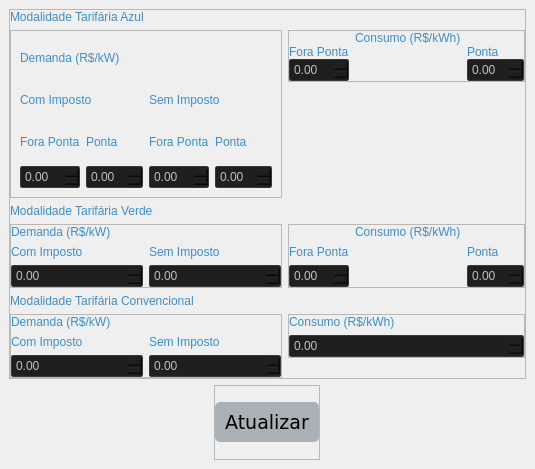
            <widget class="QWidget" name="page_1_Registrar_Tarifas">
             <property name="styleSheet">
              <string notr="true">QLabel {
    qproperty-alignment: AlignCenter;
	color: #3d8ec9;
	font: 77 14px &quot;Verdana&quot;;
}

QDoubleSpinBox
{
    selection-background-color: #302F2F;
    background-color: #201F1F;
    border-style: solid;
    border: 1px solid #3A3939;
    border-radius: 2px;
    padding: 2px;
	color: silver;
}

QComboBox
{
    selection-background-color: #302F2F;
    background-color: #201F1F;
    border-style: solid;
    border: 1px solid #3A3939;
    border-radius: 2px;
    padding: 2px;
	color: silver;
}</string>
             </property>
             <layout class="QVBoxLayout" name="verticalLayout_10">
              <property name="spacing">
               <number>6</number>
              </property>
              <property name="leftMargin">
               <number>9</number>
              </property>
              <property name="topMargin">
               <number>9</number>
              </property>
              <property name="rightMargin">
               <number>9</number>
              </property>
              <property name="bottomMargin">
               <number>9</number>
              </property>
              <item>
               <widget class="QFrame" name="frame_16">
                <property name="sizePolicy">
                 <sizepolicy hsizetype="Preferred" vsizetype="Expanding">
                  <horstretch>0</horstretch>
                  <verstretch>0</verstretch>
                 </sizepolicy>
                </property>
                <property name="frameShape">
                 <enum>QFrame::StyledPanel</enum>
                </property>
                <property name="frameShadow">
                 <enum>QFrame::Raised</enum>
                </property>
                <layout class="QGridLayout" name="gridLayout_3">
                 <property name="leftMargin">
                  <number>0</number>
                 </property>
                 <property name="topMargin">
                  <number>0</number>
                 </property>
                 <property name="rightMargin">
                  <number>0</number>
                 </property>
                 <property name="bottomMargin">
                  <number>0</number>
                 </property>
                 <item row="1" column="1" alignment="Qt::AlignTop">
                  <widget class="QFrame" name="frame">
                   <property name="frameShape">
                    <enum>QFrame::StyledPanel</enum>
                   </property>
                   <property name="frameShadow">
                    <enum>QFrame::Raised</enum>
                   </property>
                   <layout class="QGridLayout" name="gridLayout_9">
                    <property name="leftMargin">
                     <number>0</number>
                    </property>
                    <property name="topMargin">
                     <number>0</number>
                    </property>
                    <property name="rightMargin">
                     <number>0</number>
                    </property>
                    <property name="bottomMargin">
                     <number>0</number>
                    </property>
                    <property name="horizontalSpacing">
                     <number>6</number>
                    </property>
                    <property name="verticalSpacing">
                     <number>0</number>
                    </property>
                    <item row="1" column="3">
                     <widget class="QLabel" name="label_72">
                      <property name="styleSheet">
                       <string notr="true">QLabel {
   /* background-color: #FFFFFF;*/
    qproperty-alignment: AlignCenter;
	color: #3d8ec9;
	font: 77 16px &quot;Verdana&quot;;
}</string>
                      </property>
                      <property name="text">
                       <string>Ponta</string>
                      </property>
                     </widget>
                    </item>
                    <item row="2" column="3" alignment="Qt::AlignTop">
                     <widget class="QDoubleSpinBox" name="doubleSpinBox_26">
                      <property name="sizePolicy">
                       <sizepolicy hsizetype="Preferred" vsizetype="Preferred">
                        <horstretch>0</horstretch>
                        <verstretch>0</verstretch>
                       </sizepolicy>
                      </property>
                     </widget>
                    </item>
                    <item row="1" column="1">
                     <widget class="QLabel" name="label_70">
                      <property name="styleSheet">
                       <string notr="true">QLabel {
   /* background-color: #FFFFFF;*/
    qproperty-alignment: AlignCenter;
	color: #3d8ec9;
	font: 77 16px &quot;Verdana&quot;;
}</string>
                      </property>
                      <property name="text">
                       <string>Fora Ponta</string>
                      </property>
                     </widget>
                    </item>
                    <item row="2" column="1" alignment="Qt::AlignTop">
                     <widget class="QDoubleSpinBox" name="doubleSpinBox_25">
                      <property name="sizePolicy">
                       <sizepolicy hsizetype="Preferred" vsizetype="Preferred">
                        <horstretch>0</horstretch>
                        <verstretch>0</verstretch>
                       </sizepolicy>
                      </property>
                     </widget>
                    </item>
                    <item row="0" column="2">
                     <widget class="QLabel" name="label_40">
                      <property name="styleSheet">
                       <string notr="true">QLabel {
   /* background-color: #FFFFFF;*/
    qproperty-alignment: AlignCenter;
	color: #3d8ec9;
	font: 77 18px &quot;Verdana&quot;;
}</string>
                      </property>
                      <property name="text">
                       <string>Consumo (R$/kWh)</string>
                      </property>
                     </widget>
                    </item>
                   </layout>
                  </widget>
                 </item>
                 <item row="8" column="1" alignment="Qt::AlignTop">
                  <widget class="QFrame" name="frame_23">
                   <property name="frameShape">
                    <enum>QFrame::StyledPanel</enum>
                   </property>
                   <property name="frameShadow">
                    <enum>QFrame::Raised</enum>
                   </property>
                   <layout class="QGridLayout" name="gridLayout_11">
                    <property name="leftMargin">
                     <number>0</number>
                    </property>
                    <property name="topMargin">
                     <number>0</number>
                    </property>
                    <property name="rightMargin">
                     <number>0</number>
                    </property>
                    <property name="bottomMargin">
                     <number>0</number>
                    </property>
                    <item row="0" column="0" colspan="2">
                     <widget class="QLabel" name="label_39">
                      <property name="styleSheet">
                       <string notr="true">QLabel {
   /* background-color: #FFFFFF;*/
    qproperty-alignment: AlignCenter;
	color: #3d8ec9;
	font: 77 18px &quot;Verdana&quot;;
}</string>
                      </property>
                      <property name="text">
                       <string>Consumo (R$/kWh)</string>
                      </property>
                     </widget>
                    </item>
                    <item row="1" column="0" colspan="2">
                     <widget class="QDoubleSpinBox" name="doubleSpinBox_27"/>
                    </item>
                   </layout>
                  </widget>
                 </item>
                 <item row="6" column="1" alignment="Qt::AlignTop">
                  <widget class="QFrame" name="frame_7">
                   <property name="frameShape">
                    <enum>QFrame::StyledPanel</enum>
                   </property>
                   <property name="frameShadow">
                    <enum>QFrame::Raised</enum>
                   </property>
                   <layout class="QGridLayout" name="gridLayout_10">
                    <property name="leftMargin">
                     <number>0</number>
                    </property>
                    <property name="topMargin">
                     <number>0</number>
                    </property>
                    <property name="rightMargin">
                     <number>0</number>
                    </property>
                    <property name="bottomMargin">
                     <number>0</number>
                    </property>
                    <item row="0" column="1">
                     <widget class="QLabel" name="label_38">
                      <property name="styleSheet">
                       <string notr="true">QLabel {
   /* background-color: #FFFFFF;*/
    qproperty-alignment: AlignCenter;
	color: #3d8ec9;
	font: 77 18px &quot;Verdana&quot;;
}</string>
                      </property>
                      <property name="text">
                       <string>Consumo (R$/kWh)</string>
                      </property>
                     </widget>
                    </item>
                    <item row="1" column="2">
                     <widget class="QLabel" name="label_71">
                      <property name="styleSheet">
                       <string notr="true">QLabel {
   /* background-color: #FFFFFF;*/
    qproperty-alignment: AlignCenter;
	color: #3d8ec9;
	font: 77 16px &quot;Verdana&quot;;
}</string>
                      </property>
                      <property name="text">
                       <string>Ponta</string>
                      </property>
                     </widget>
                    </item>
                    <item row="2" column="0">
                     <widget class="QDoubleSpinBox" name="doubleSpinBox_24">
                      <property name="sizePolicy">
                       <sizepolicy hsizetype="Preferred" vsizetype="Preferred">
                        <horstretch>0</horstretch>
                        <verstretch>0</verstretch>
                       </sizepolicy>
                      </property>
                     </widget>
                    </item>
                    <item row="1" column="0">
                     <widget class="QLabel" name="label_69">
                      <property name="styleSheet">
                       <string notr="true">QLabel {
   /* background-color: #FFFFFF;*/
    qproperty-alignment: AlignCenter;
	color: #3d8ec9;
	font: 77 16px &quot;Verdana&quot;;
}</string>
                      </property>
                      <property name="text">
                       <string>Fora Ponta</string>
                      </property>
                     </widget>
                    </item>
                    <item row="2" column="2">
                     <widget class="QDoubleSpinBox" name="doubleSpinBox_23">
                      <property name="sizePolicy">
                       <sizepolicy hsizetype="Preferred" vsizetype="Preferred">
                        <horstretch>0</horstretch>
                        <verstretch>0</verstretch>
                       </sizepolicy>
                      </property>
                     </widget>
                    </item>
                   </layout>
                  </widget>
                 </item>
                 <item row="8" column="0">
                  <widget class="QFrame" name="frame_12">
                   <property name="frameShape">
                    <enum>QFrame::StyledPanel</enum>
                   </property>
                   <property name="frameShadow">
                    <enum>QFrame::Raised</enum>
                   </property>
                   <layout class="QGridLayout" name="gridLayout_4">
                    <property name="leftMargin">
                     <number>0</number>
                    </property>
                    <property name="topMargin">
                     <number>0</number>
                    </property>
                    <property name="rightMargin">
                     <number>0</number>
                    </property>
                    <property name="bottomMargin">
                     <number>0</number>
                    </property>
                    <item row="0" column="0" colspan="2">
                     <widget class="QLabel" name="label_35">
                      <property name="styleSheet">
                       <string notr="true">QLabel {
   /* background-color: #FFFFFF;*/
    qproperty-alignment: AlignCenter;
	color: #3d8ec9;
	font: 77 18px &quot;Verdana&quot;;
}</string>
                      </property>
                      <property name="text">
                       <string>Demanda (R$/kW)</string>
                      </property>
                     </widget>
                    </item>
                    <item row="1" column="0">
                     <widget class="QLabel" name="label_57">
                      <property name="styleSheet">
                       <string notr="true">QLabel {
   /* background-color: #FFFFFF;*/
    qproperty-alignment: AlignCenter;
	color: #3d8ec9;
	font: 77 16px &quot;Verdana&quot;;
}</string>
                      </property>
                      <property name="text">
                       <string>Com Imposto</string>
                      </property>
                     </widget>
                    </item>
                    <item row="1" column="1">
                     <widget class="QLabel" name="label_62">
                      <property name="styleSheet">
                       <string notr="true">QLabel {
   /* background-color: #FFFFFF;*/
    qproperty-alignment: AlignCenter;
	color: #3d8ec9;
	font: 77 16px &quot;Verdana&quot;;
}</string>
                      </property>
                      <property name="text">
                       <string>Sem Imposto</string>
                      </property>
                     </widget>
                    </item>
                    <item row="2" column="0">
                     <widget class="QDoubleSpinBox" name="doubleSpinBox_18"/>
                    </item>
                    <item row="2" column="1">
                     <widget class="QDoubleSpinBox" name="doubleSpinBox_16"/>
                    </item>
                   </layout>
                  </widget>
                 </item>
                 <item row="5" column="0" colspan="2" alignment="Qt::AlignBottom">
                  <widget class="QLabel" name="label_37">
                   <property name="styleSheet">
                    <string notr="true">QLabel {
   /* background-color: #FFFFFF;*/
    qproperty-alignment: AlignCenter;
	color: #3d8ec9;
	font: 77 22px &quot;Verdana&quot;;
}</string>
                   </property>
                   <property name="text">
                    <string>Modalidade Tarifária Verde</string>
                   </property>
                  </widget>
                 </item>
                 <item row="6" column="0">
                  <widget class="QFrame" name="frame_9">
                   <property name="frameShape">
                    <enum>QFrame::StyledPanel</enum>
                   </property>
                   <property name="frameShadow">
                    <enum>QFrame::Raised</enum>
                   </property>
                   <layout class="QGridLayout" name="gridLayout_7">
                    <property name="leftMargin">
                     <number>0</number>
                    </property>
                    <property name="topMargin">
                     <number>0</number>
                    </property>
                    <property name="rightMargin">
                     <number>0</number>
                    </property>
                    <property name="bottomMargin">
                     <number>0</number>
                    </property>
                    <item row="2" column="1">
                     <widget class="QDoubleSpinBox" name="doubleSpinBox_8"/>
                    </item>
                    <item row="1" column="1">
                     <widget class="QLabel" name="label_42">
                      <property name="styleSheet">
                       <string notr="true">QLabel {
   /* background-color: #FFFFFF;*/
    qproperty-alignment: AlignCenter;
	color: #3d8ec9;
	font: 77 16px &quot;Verdana&quot;;
}</string>
                      </property>
                      <property name="text">
                       <string>Sem Imposto</string>
                      </property>
                     </widget>
                    </item>
                    <item row="2" column="0">
                     <widget class="QDoubleSpinBox" name="doubleSpinBox_14"/>
                    </item>
                    <item row="1" column="0">
                     <widget class="QLabel" name="label_41">
                      <property name="styleSheet">
                       <string notr="true">QLabel {
   /* background-color: #FFFFFF;*/
    qproperty-alignment: AlignCenter;
	color: #3d8ec9;
	font: 77 16px &quot;Verdana&quot;;
}</string>
                      </property>
                      <property name="text">
                       <string>Com Imposto</string>
                      </property>
                     </widget>
                    </item>
                    <item row="0" column="0" colspan="2">
                     <widget class="QLabel" name="label_33">
                      <property name="styleSheet">
                       <string notr="true">QLabel {
   /* background-color: #FFFFFF;*/
    qproperty-alignment: AlignCenter;
	color: #3d8ec9;
	font: 77 18px &quot;Verdana&quot;;
}</string>
                      </property>
                      <property name="text">
                       <string>Demanda (R$/kW)</string>
                      </property>
                     </widget>
                    </item>
                   </layout>
                  </widget>
                 </item>
                 <item row="7" column="0" colspan="2" alignment="Qt::AlignVCenter">
                  <widget class="QLabel" name="label_43">
                   <property name="styleSheet">
                    <string notr="true">QLabel {
   /* background-color: #FFFFFF;*/
    qproperty-alignment: AlignCenter;
	color: #3d8ec9;
	font: 77 22px &quot;Verdana&quot;;
}</string>
                   </property>
                   <property name="text">
                    <string>Modalidade Tarifária Convencional</string>
                   </property>
                  </widget>
                 </item>
                 <item row="1" column="0">
                  <widget class="QFrame" name="frame_22">
                   <property name="sizePolicy">
                    <sizepolicy hsizetype="Preferred" vsizetype="Preferred">
                     <horstretch>0</horstretch>
                     <verstretch>0</verstretch>
                    </sizepolicy>
                   </property>
                   <property name="minimumSize">
                    <size>
                     <width>0</width>
                     <height>168</height>
                    </size>
                   </property>
                   <property name="frameShape">
                    <enum>QFrame::StyledPanel</enum>
                   </property>
                   <property name="frameShadow">
                    <enum>QFrame::Raised</enum>
                   </property>
                   <property name="midLineWidth">
                    <number>0</number>
                   </property>
                   <layout class="QGridLayout" name="gridLayout_8">
                    <item row="3" column="0">
                     <widget class="QDoubleSpinBox" name="doubleSpinBox_9"/>
                    </item>
                    <item row="1" column="0" colspan="2">
                     <widget class="QLabel" name="label_47">
                      <property name="styleSheet">
                       <string notr="true">QLabel {
   /* background-color: #FFFFFF;*/
    qproperty-alignment: AlignCenter;
	color: #3d8ec9;
	font: 77 16px &quot;Verdana&quot;;
}</string>
                      </property>
                      <property name="text">
                       <string>Com Imposto</string>
                      </property>
                     </widget>
                    </item>
                    <item row="2" column="2">
                     <widget class="QLabel" name="label_51">
                      <property name="styleSheet">
                       <string notr="true">QLabel {
   /* background-color: #FFFFFF;*/
    qproperty-alignment: AlignCenter;
	color: #3d8ec9;
	font: 77 12px &quot;Verdana&quot;;
}</string>
                      </property>
                      <property name="text">
                       <string>Fora Ponta</string>
                      </property>
                     </widget>
                    </item>
                    <item row="1" column="2" colspan="2">
                     <widget class="QLabel" name="label_56">
                      <property name="styleSheet">
                       <string notr="true">QLabel {
   /* background-color: #FFFFFF;*/
    qproperty-alignment: AlignCenter;
	color: #3d8ec9;
	font: 77 16px &quot;Verdana&quot;;
}</string>
                      </property>
                      <property name="text">
                       <string>Sem Imposto</string>
                      </property>
                     </widget>
                    </item>
                    <item row="2" column="0">
                     <widget class="QLabel" name="label_49">
                      <property name="styleSheet">
                       <string notr="true">QLabel {
   /* background-color: #FFFFFF;*/
    qproperty-alignment: AlignCenter;
	color: #3d8ec9;
	font: 77 12px &quot;Verdana&quot;;
}</string>
                      </property>
                      <property name="text">
                       <string>Fora Ponta</string>
                      </property>
                     </widget>
                    </item>
                    <item row="3" column="2">
                     <widget class="QDoubleSpinBox" name="doubleSpinBox_11"/>
                    </item>
                    <item row="3" column="3">
                     <widget class="QDoubleSpinBox" name="doubleSpinBox_12"/>
                    </item>
                    <item row="2" column="3">
                     <widget class="QLabel" name="label_48">
                      <property name="styleSheet">
                       <string notr="true">QLabel {
   /* background-color: #FFFFFF;*/
    qproperty-alignment: AlignCenter;
	color: #3d8ec9;
	font: 77 12px &quot;Verdana&quot;;
}</string>
                      </property>
                      <property name="text">
                       <string>Ponta</string>
                      </property>
                     </widget>
                    </item>
                    <item row="0" column="0" colspan="4">
                     <widget class="QLabel" name="label_34">
                      <property name="styleSheet">
                       <string notr="true">QLabel {
   /* background-color: #FFFFFF;*/
    qproperty-alignment: AlignCenter;
	color: #3d8ec9;
	font: 77 20px &quot;Verdana&quot;;
}</string>
                      </property>
                      <property name="text">
                       <string>Demanda (R$/kW)</string>
                      </property>
                     </widget>
                    </item>
                    <item row="2" column="1">
                     <widget class="QLabel" name="label_50">
                      <property name="styleSheet">
                       <string notr="true">QLabel {
   /* background-color: #FFFFFF;*/
    qproperty-alignment: AlignCenter;
	color: #3d8ec9;
	font: 77 12px &quot;Verdana&quot;;
}</string>
                      </property>
                      <property name="text">
                       <string>Ponta</string>
                      </property>
                     </widget>
                    </item>
                    <item row="3" column="1">
                     <widget class="QDoubleSpinBox" name="doubleSpinBox_10"/>
                    </item>
                   </layout>
                  </widget>
                 </item>
                 <item row="0" column="0" colspan="2">
                  <widget class="QLabel" name="label_36">
                   <property name="styleSheet">
                    <string notr="true">QLabel {
   /* background-color: #FFFFFF;*/
    qproperty-alignment: AlignCenter;
	color: #3d8ec9;
	font: 77 22px &quot;Verdana&quot;;
}</string>
                   </property>
                   <property name="text">
                    <string>Modalidade Tarifária Azul</string>
                   </property>
                  </widget>
                 </item>
                </layout>
               </widget>
              </item>
              <item alignment="Qt::AlignHCenter|Qt::AlignTop">
               <widget class="QFrame" name="frame_21">
                <property name="sizePolicy">
                 <sizepolicy hsizetype="Expanding" vsizetype="Minimum">
                  <horstretch>0</horstretch>
                  <verstretch>0</verstretch>
                 </sizepolicy>
                </property>
                <property name="minimumSize">
                 <size>
                  <width>0</width>
                  <height>75</height>
                 </size>
                </property>
                <property name="maximumSize">
                 <size>
                  <width>200</width>
                  <height>19</height>
                 </size>
                </property>
                <property name="frameShape">
                 <enum>QFrame::StyledPanel</enum>
                </property>
                <property name="frameShadow">
                 <enum>QFrame::Raised</enum>
                </property>
                <layout class="QHBoxLayout" name="horizontalLayout_8">
                 <property name="leftMargin">
                  <number>0</number>
                 </property>
                 <property name="topMargin">
                  <number>0</number>
                 </property>
                 <property name="rightMargin">
                  <number>0</number>
                 </property>
                 <property name="bottomMargin">
                  <number>0</number>
                 </property>
                 <item>
                  <widget class="QPushButton" name="pushButton">
                   <property name="sizePolicy">
                    <sizepolicy hsizetype="Preferred" vsizetype="Preferred">
                     <horstretch>0</horstretch>
                     <verstretch>0</verstretch>
                    </sizepolicy>
                   </property>
                   <property name="maximumSize">
                    <size>
                     <width>200</width>
                     <height>40</height>
                    </size>
                   </property>
                   <property name="font">
                    <font>
                     <family>Verdana</family>
                     <pointsize>14</pointsize>
                     <weight>50</weight>
                     <italic>false</italic>
                     <bold>false</bold>
                    </font>
                   </property>
                   <property name="styleSheet">
                    <string notr="true">/*QPushButton
{
    color: silver;
    background-color: #33373B;
    border-width: 2px;
    border-color: #4A4949;
    border-style: solid;
    padding-top: 2px;
    padding-bottom: 2px;
    padding-left: 10px;
    padding-right: 10px;
    border-radius: 4px;
	qproperty-halignment: AlignLeft;
    outline: none; 
     min-width: 40px; 
}*/


QPushButton{
/*background-color: rgba(33, 43, 51, 100);*/
background-color: rgba(61, 80, 95, 100);
padding: 10px;
border-radius: 5px;
text-align:center;
	font: 14pt &quot;Verdana&quot;;
}


QPushButton:disabled
{
    background-color: #302F2F;
    /*border-width: 2px;
    border-color: #3A3939;
    border-style: solid;*/
    padding-top: 2px;
    padding-bottom: 2px;
    padding-left: 10px;
    padding-right: 10px;
    /*border-radius: 2px;*/
    color: #808080;
}

QPushButton:hover {
	background-color: rgb(138, 203, 250);
    color: white;
}</string>
                   </property>
                   <property name="text">
                    <string>Atualizar</string>
                   </property>
                  </widget>
                 </item>
                </layout>
               </widget>
              </item>
             </layout>
            </widget>
